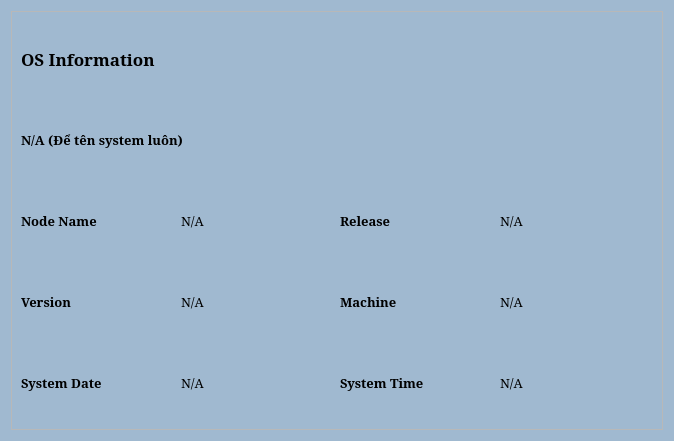
<?xml version="1.0" encoding="UTF-8"?>
<ui version="4.0">
 <class>Form</class>
 <widget class="QWidget" name="Form">
  <property name="geometry">
   <rect>
    <x>0</x>
    <y>0</y>
    <width>674</width>
    <height>441</height>
   </rect>
  </property>
  <property name="windowTitle">
   <string>Form</string>
  </property>
  <property name="styleSheet">
   <string notr="true">#Form{
	background-color: #A0B9D0;
}</string>
  </property>
  <layout class="QVBoxLayout" name="verticalLayout">
   <item>
    <widget class="QFrame" name="frame_7">
     <property name="frameShape">
      <enum>QFrame::StyledPanel</enum>
     </property>
     <property name="frameShadow">
      <enum>QFrame::Raised</enum>
     </property>
     <layout class="QGridLayout" name="gridLayout_16">
      <item row="5" column="2">
       <widget class="QLabel" name="label_101">
        <property name="font">
         <font>
          <family>Constantia</family>
          <pointsize>10</pointsize>
          <bold>true</bold>
         </font>
        </property>
        <property name="text">
         <string>System Time</string>
        </property>
       </widget>
      </item>
      <item row="4" column="0">
       <widget class="QLabel" name="label_90">
        <property name="font">
         <font>
          <family>Constantia</family>
          <pointsize>10</pointsize>
          <bold>true</bold>
         </font>
        </property>
        <property name="text">
         <string>Version</string>
        </property>
       </widget>
      </item>
      <item row="3" column="0">
       <widget class="QLabel" name="label_89">
        <property name="font">
         <font>
          <family>Constantia</family>
          <pointsize>10</pointsize>
          <bold>true</bold>
         </font>
        </property>
        <property name="text">
         <string>Node Name</string>
        </property>
       </widget>
      </item>
      <item row="4" column="1">
       <widget class="QLabel" name="txt_version">
        <property name="font">
         <font>
          <family>Constantia</family>
          <pointsize>10</pointsize>
         </font>
        </property>
        <property name="text">
         <string>N/A</string>
        </property>
       </widget>
      </item>
      <item row="3" column="3">
       <widget class="QLabel" name="txt_release">
        <property name="font">
         <font>
          <family>Constantia</family>
          <pointsize>10</pointsize>
         </font>
        </property>
        <property name="text">
         <string>N/A</string>
        </property>
       </widget>
      </item>
      <item row="3" column="1">
       <widget class="QLabel" name="txt_node_name">
        <property name="font">
         <font>
          <family>Constantia</family>
          <pointsize>10</pointsize>
         </font>
        </property>
        <property name="text">
         <string>N/A</string>
        </property>
       </widget>
      </item>
      <item row="4" column="3">
       <widget class="QLabel" name="txt_machine">
        <property name="font">
         <font>
          <family>Constantia</family>
          <pointsize>10</pointsize>
         </font>
        </property>
        <property name="text">
         <string>N/A</string>
        </property>
       </widget>
      </item>
      <item row="5" column="3">
       <widget class="QLabel" name="txt_systime">
        <property name="font">
         <font>
          <family>Constantia</family>
          <pointsize>10</pointsize>
         </font>
        </property>
        <property name="text">
         <string>N/A</string>
        </property>
       </widget>
      </item>
      <item row="2" column="0" colspan="2">
       <widget class="QLabel" name="txt_system">
        <property name="font">
         <font>
          <family>Constantia</family>
          <pointsize>10</pointsize>
          <bold>true</bold>
         </font>
        </property>
        <property name="text">
         <string>N/A (Để tên system luôn)</string>
        </property>
       </widget>
      </item>
      <item row="4" column="2">
       <widget class="QLabel" name="label_100">
        <property name="font">
         <font>
          <family>Constantia</family>
          <pointsize>10</pointsize>
          <bold>true</bold>
         </font>
        </property>
        <property name="text">
         <string>Machine</string>
        </property>
       </widget>
      </item>
      <item row="5" column="1">
       <widget class="QLabel" name="txt_sysdate">
        <property name="font">
         <font>
          <family>Constantia</family>
          <pointsize>10</pointsize>
         </font>
        </property>
        <property name="text">
         <string>N/A</string>
        </property>
       </widget>
      </item>
      <item row="5" column="0">
       <widget class="QLabel" name="label_91">
        <property name="font">
         <font>
          <family>Constantia</family>
          <pointsize>10</pointsize>
          <bold>true</bold>
         </font>
        </property>
        <property name="text">
         <string>System Date</string>
        </property>
       </widget>
      </item>
      <item row="3" column="2">
       <widget class="QLabel" name="label_99">
        <property name="font">
         <font>
          <family>Constantia</family>
          <pointsize>10</pointsize>
          <bold>true</bold>
         </font>
        </property>
        <property name="text">
         <string>Release</string>
        </property>
       </widget>
      </item>
      <item row="1" column="0" colspan="2">
       <widget class="QLabel" name="label_83">
        <property name="font">
         <font>
          <family>Constantia</family>
          <pointsize>13</pointsize>
          <bold>true</bold>
         </font>
        </property>
        <property name="text">
         <string>OS Information</string>
        </property>
       </widget>
      </item>
     </layout>
    </widget>
   </item>
  </layout>
 </widget>
 <resources/>
 <connections/>
</ui>
